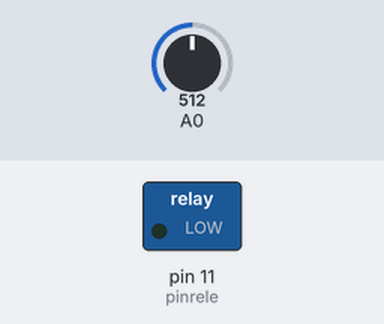
This sketch was run on a simulated Arduino Uno, built with avr-gcc and run on an emulated ATmega328P. Parts: switched loads named in the sketch (green lamp = pin HIGH). The inputs (shaded band) are chosen by the test bench; at power-on: A0 = 512. What the sketch prints to the serial monitor is not drawn.

Above: at 1.2 s.
1.3 s: A0 set to 785
2.8 s: A0 set to 811
At 3.7 s:
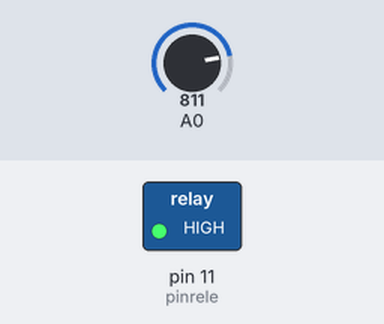
4.3 s: A0 set to 609
5.8 s: A0 set to 590
At 7.0 s:
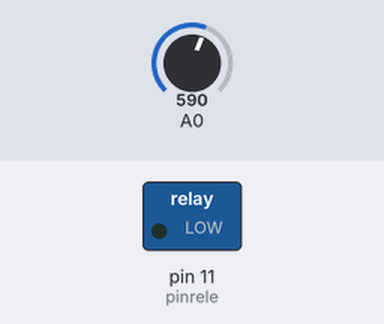
7.3 s: A0 set to 810
At 8.4 s:
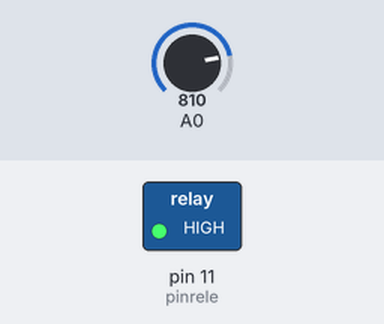
Timing chart, 0 to 9.8 s (numbered marks = the images above; inputs shaded):
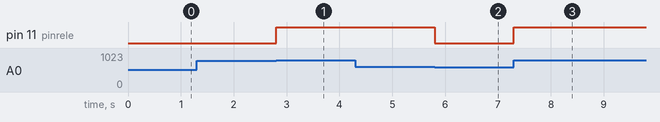

The sketch:

CONTROL_DE_ILUMINACION_POR_MEDIO_DE_FOTORRESISTENCIA.ino
```cpp
#define pinrele 11
boolean rele=false;
int ldr;
void setup()
{
  Serial.begin(9600);
  pinMode(pinrele,OUTPUT);
}

void loop()
{
  ldr=analogRead(0);
  if(ldr>=800)rele=true;
  else if(ldr<=600)rele=false;
  digitalWrite(pinrele,rele);
  digitalWrite(13,rele);
  Serial.print(ldr);
  delay;
}
```

Measured:
- the behaviour switches between 799 and 800 on A0 (found by bisection; images 0 and 1)
- the behaviour switches between 601 and 600 on A0 (found by bisection; images 1 and 2)
- after the input at 1.3 s, every drawn part: stays the same
- after the input at 2.8 s, pin 11 (pinrele): LOW → HIGH at once
- after the input at 4.3 s, every drawn part: stays the same
- after the input at 5.8 s, pin 11 (pinrele): HIGH → LOW at once
- after the input at 7.3 s, pin 11 (pinrele): LOW → HIGH at once
